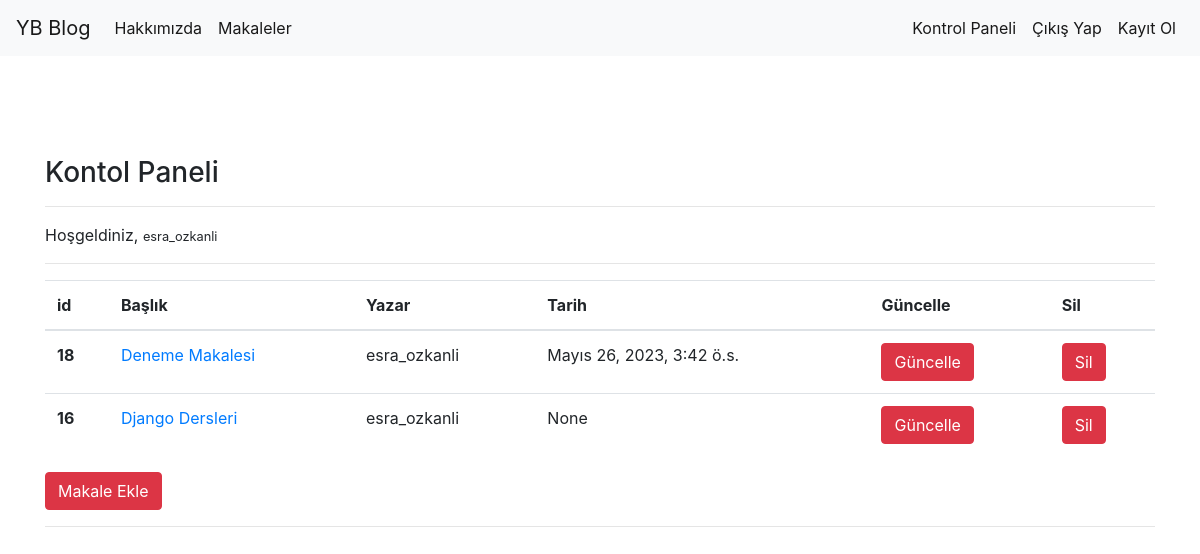
Screenshot of /articles/dashboard/ (signed in) with the database file from the repository.
### article/models.py (models this page shows, shortened)
class Article(models.Model): #Oluşturacağımız classları models in içindeki Model classından türetmemiz gerekir.
    author = models.ForeignKey("auth.User",on_delete= models.CASCADE, verbose_name="Yazar") #ForeignKey ile author objemizi Djangonun içindeki auth.User tablosundan oluşturduk. author objesiyle oluşturulan user silindiğinde ona ait tüm tabloların ve özelliklerinde silinmesini istediğimiz için sil anlamına gelecek bir on_delete anahtar kelimesi oluşturduk ve buna silme fonksiyonu olan CASCADE i atadık.
    title = models.CharField(max_length = 50, verbose_name="Başlık") #Bu obje bizim başlığımızı oluşturacağı için CharFieldden max uzunluğu 50 olacak şekilde oluşturduk."verbose_name" ile de admin panelinde görünmesini istediğimiz ismini yazdık.
    content = RichTextField() #Bu obje bizim makalemizi yazacağımız alan olacağı için TextFieldden oluşturduk.
    created_date = models.DateTimeField(auto_now_add=True, verbose_name="Oluşturulma Tarihi") #Bu objemiz zamanı ve tarihi gösterdiği için DateField ile oluşturduk. Bir makale eklendiğinde eklendiği tarihi ve saati created_date atamasını istediğimiz için auto_now_add=True yaptık.
    article_image = models.FileField(blank= True, null= True, verbose_name="Makaleye Fotoğraf Ekleyin") #Makaleye eklenen dosyasını resim dışındaki dosyalarda olabilmesi için FileField ile oluşturduk. Bu dosyanın resim dışında bir dosya da olabileceğini boşta olabileceğini belirttik. Son olarakta objemizin ekranda görünecek ismini belirledik.
    class Meta():
        ordering = ["-created_date"] #Başında ki eksi sayesinde en son eklenen makale ilk sırada gösterilecektir. Böylelikle en yeni eklenenden en eski eklenene doğru sıralama yapmış olduk. Eğer başına - konmazsa en eski eklenenden en yeni eklenen doğru sıralama yapar.

### article/views.py (the view)
# urls.py: path('dashboard/',views.dashboard,name = "dashboard"),
@login_required(login_url='/user/login/') #url adresi bu şekilde yazılabildiği gibi user:login(dinamik url) şeklinde de yazılabilir.
def dashboard(request):
    articles = Article.objects.filter(author = request.user) #Article tablosundan şu anda giriş yapmış kullanıcının makale verilerini al demek.
    context = {
        "articles" :articles
    }
    return render(request,"dashboard.html",context)

### templates/dashboard.html
{% extends "layout.html" %}
{% block body %}
<h3>Kontol Paneli</h3>
<hr>
<p>
    Hoşgeldiniz, <small>{{request.user.username}}</small>
</p>
<hr>
{% if articles %}
<table class="table">
  <thead>
    <tr>
      <th scope="col">id</th>
      <th scope="col">Başlık</th>
      <th scope="col">Yazar</th>
      <th scope="col">Tarih</th>
      <th scope="col">Güncelle</th>
      <th scope="col">Sil</th>
    </tr>
  </thead>
  <tbody>
    {% for article in articles %}
    <tr>
      <th scope="row">{{article.id}}</th>
      <td><a href = "{% url 'article:detail' article.id %}">{{article.title}}</a></td>
      <td>{{article.author.username}}</td>
      <td>{{article.created_date}}</td>
      <td><a href ="{% url 'article:update' article.id %}" class = "btn btn-danger" >Güncelle</a></td>
      <td><a href ="{% url 'article:delete' article.id %}" class = "btn btn-danger" >Sil</a></td>
    </tr>
    {% endfor %}
  </tbody>
</table>
{% else %}
<div class ="alert alert-danger">
    Henüz bir makaleniz bulunmuyor...
</div>
{% endif %}
<a class = "btn btn-danger" href="{% url 'article:addarticle' %}">Makale Ekle</a>
<hr>
{% endblock body %}

### templates/layout.html (shortened to what this page needs)
<!DOCTYPE html>
{% load static %}
<html lang="en">
<head>
    <link rel = "stylesheet" href = {% static 'css/bootstrap.min.css' %}>
</head>
<body>
    {% include "includes/navbar.html" %}
        <div style = "margin-top : 100px;margin-bottom:100px" class = "container">
            {% block body %}{% endblock body %}
        </div>
</body>
</html>

### templates/includes/navbar.html (shortened to what this page needs)
<nav class="navbar navbar-expand-lg navbar-light bg-light">
    <a class="navbar-brand" href="{% url 'index' %}">YB Blog</a>
    <div class="collapse navbar-collapse" id="navbarSupportedContent">
      <ul class="navbar-nav mr-auto">
        <li class="nav-item active">
          <a class="nav-link" href="{% url 'about' %}">Hakkımızda</a>
        </li>
        <li class="nav-item active">
          <a class="nav-link" href="{% url 'article:articles' %}">Makaleler</a>
        </li>
      </ul>
      <ul class="navbar-nav ml-auto">
      {% if request.user.is_authenticated %}
        <li class="nav-item active">
          <a class="nav-link" href="{% url 'article:dashboard' %}">Kontrol Paneli</a>
        </li>
        <li class="nav-item active">
          <a class="nav-link" href="{% url 'user:logout' %}">Çıkış Yap</a>
        </li>
      {% else %}
        <li class="nav-item active">
          <a class="nav-link" href="{% url 'user:login' %}">Giriş Yap</a>
        </li>
      {% endif %}
        <li class="nav-item active">
          <a class="nav-link" href="{% url 'user:register' %}">Kayıt Ol</a>
        </li>
      </ul>
    </div>
  </nav>

### rows the page displays
Article: id "18", title "Deneme Makalesi", author.username "esra_ozkanli", created_date "Mayıs 26, 2023, 3:42 ö.s."
Article: id "16", title "Django Dersleri", author.username "esra_ozkanli", created_date "None"

### other values shown
{{ request.user.username }} "esra_ozkanli"
